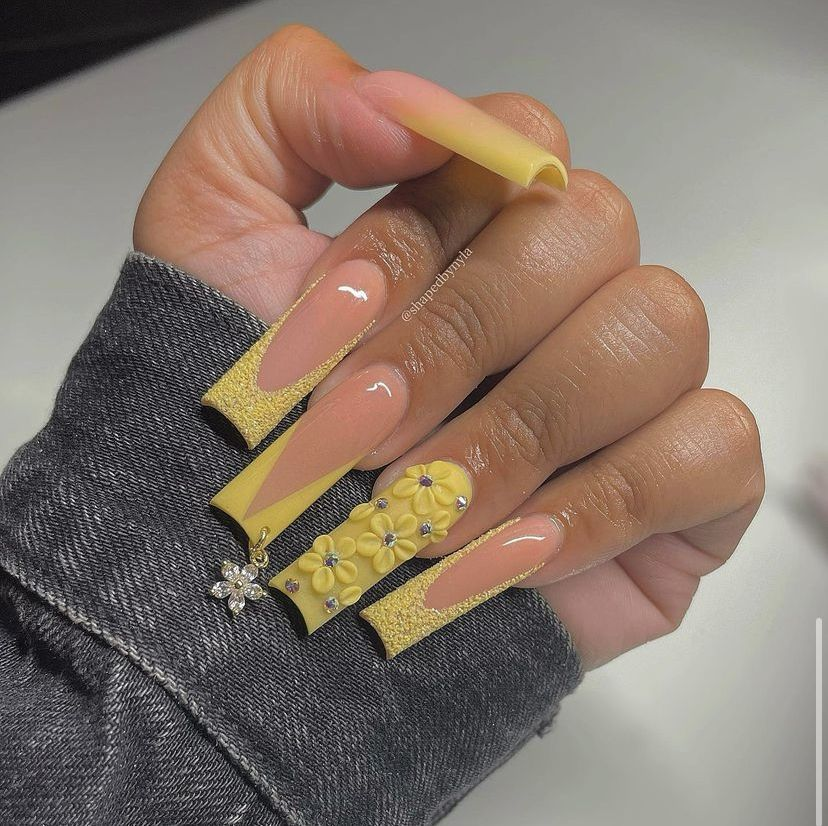
#> input picture Code/images/Nail_art.jpg, 828 x 826 px
$ python WatermarkInsertion.py
#> lines starting #> are read from the running program, lines starting #| are printed output that depends on the picture; long printed decimals are rounded
import cv2
import matplotlib.pyplot as plt
from scipy import fftpack as f
import numpy as np


class WatermarkInsertion:
    def __init__(self, path, block_size=8):
#> called with path = 'images/Nail_art.jpg', block_size = 8
        self.image = cv2.imread(path, cv2.IMREAD_GRAYSCALE)
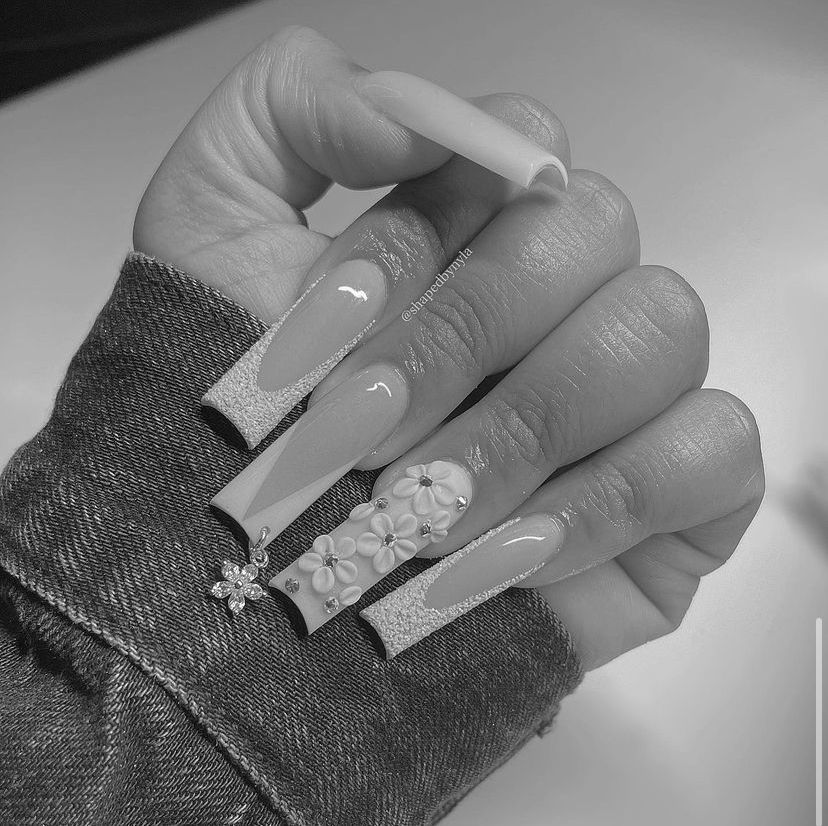
#> self.image: shape (826, 828); min 0, max 255, mean 122.9
        self.width, self.height = self.image.shape
#> self.width = 826; self.height = 828
        self.bs = block_size

    # from lab 6
    def dct_2d(self, image):
        return f.dct(f.dct(image.T, norm='ortho').T, norm='ortho')

    # from lab 6
    def idct_2d(self, image):
        return f.idct(f.idct(image.T, norm='ortho').T, norm='ortho')

    def blockwise_dct(self, image, name):
#> called with name = 'Original DCT'
        blocks = np.zeros(self.image.shape)

        # create blocks
        # this is done by dividing the image into blocks of size block_size
        for i in np.r_[:self.width:self.bs]:
            for j in np.r_[:self.width:self.bs]:
                blocks[i:i+self.bs, j:j+self.bs] = self.dct_2d(image[i:i+self.bs, j:j+self.bs])
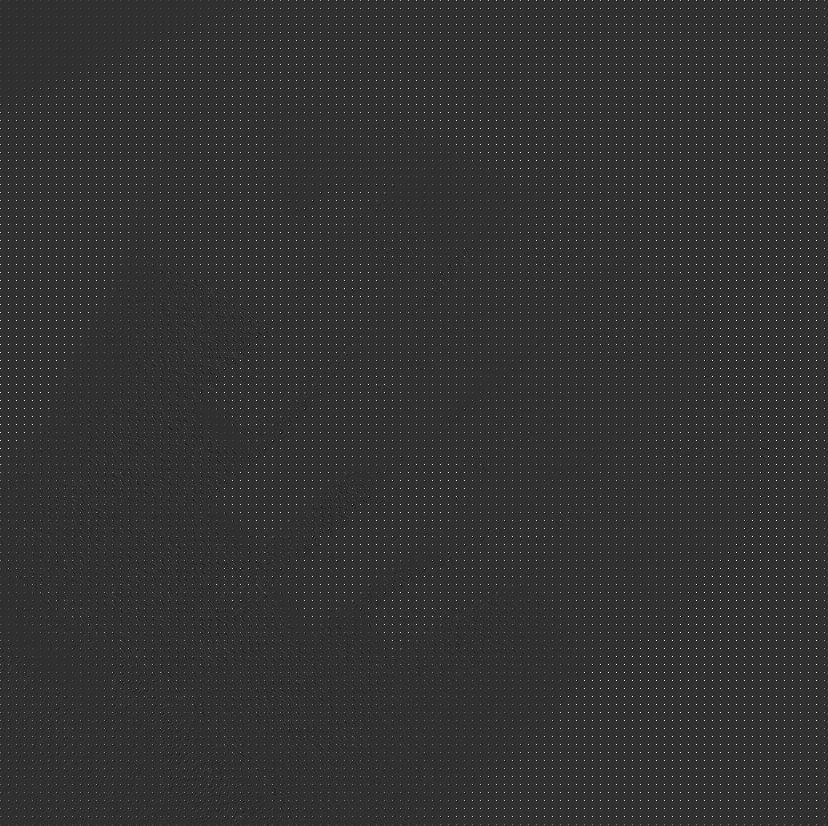
#> blocks: shape (826, 828) float64; min -395.7, max 1694, mean 15.4; drawn with min black and max white

        # display the image DCT
        plt.figure(name)
        plt.subplot(1, 2, 1)
        plt.imshow(blocks, vmax=np.max(blocks)*0.01, vmin=0)
        title = [self.bs, 'x', self.bs, ' DCT of the image']
        plt.title(''.join(map(str, title)))

        # display a DCT block
        pos = np.random.randint(0, blocks.shape[0] - self.bs)
#> pos = 684
        plt.subplot(1, 2, 2)
        plt.imshow(blocks[pos:pos+self.bs, pos:pos+self.bs], vmax=np.max(blocks)*0.01, vmin=0)
        title2 = [self.bs, 'x', self.bs, ' DCT of a block']
        plt.title(''.join(map(str, title2)))

        return blocks

    def blockwise_idct(self, dct, name):
        image = np.zeros(dct.shape)

        # perform the same blockwise transformation as in blockwise_dct except invert the process
        # this will give us the original image if the threshold is at an appropriate value
        for i in np.r_[:self.width: self.bs]:
            for j in np.r_[:self.height: self.bs]:
                image[i:(i + self.bs), j:(j + self.bs)] = self.idct_2d(dct[i:(i + self.bs), j:(j + self.bs)])

        if name == 'DCT after thresholding':
            # display the image IDCT and original image
            plt.figure(name)
            plt.subplot(1, 2, 1)
            plt.imshow(self.image, cmap='gray')
            plt.title('Original image')

            plt.subplot(1, 2, 2)
            plt.imshow(image, cmap='gray')
            title = [self.bs, 'x', self.bs, ' IDCT of the image']
            plt.title(''.join(map(str, title)))

        else:
            # display the image IDCT
            plt.figure(name)
            plt.imshow(image, cmap='gray')
            plt.title('Watermarked image')

        return image

    def threshold(self, dct, thresh):
#> called with thresh = 0.01
        dct_thresh = dct * (abs(dct) > (thresh*np.max(dct)))

        plt.figure(2)
        plt.imshow(dct_thresh, vmax=np.max(dct)*0.01, vmin=0)
        title = ["Threshold  of ", thresh, " applied to the DCT"]
        plt.title(''.join(map(str, title)))

        return dct_thresh, 64 - np.floor(thresh*64)

    def watermark(self, dct, var=5, mean=0, alpha=0.02):
        random_numbers = np.random.normal(mean, var, size=(8, 8))

        watermarked_img = dct
        # check if the block is = 0, if it is then add a random number to the block
        for i in np.r_[:self.width: self.bs]:
            for j in np.r_[:self.height: self.bs]:
                # If the sum of the block is not 0 then add a random number to the block
                block = watermarked_img[i:(i + self.bs), j:(j + self.bs)]
                if np.abs(np.sum(block)) != 0:
                    # accessing each element of the block
                    for k in range(block.shape[0]):
                        for l in range(block.shape[1]):
                            watermarked_img[i+k, j+l] = block[k, l] + (1 + alpha*random_numbers[k, l])

        print(np.mean(watermarked_img)) #16.673039316413192

        return watermarked_img

    def difference_img(self, img1, img2):
        # the width and height of the two images have to be the same for this to work
        if img1.shape != img2.shape:
            print("The images have different dimensions")

            return None

        width, height = img1.shape
        diff_img = np.zeros(img1.shape)
        # calculate the difference between each pixel of the two images
        for i in range(width):
            for j in range(height):
                diff_img[i, j] = img1[i, j] - img2[i, j]

        return diff_img

    def compare_all(self, og_img, watermarked_img, diff_img):
        # compare the original image with the watermarked image
        plt.figure('Difference between original and watermarked image')
        plt.subplot(1, 3, 1)
        plt.imshow(og_img, cmap='gray')
        plt.title('Original image')
        plt.axis('off')

        plt.subplot(1, 3, 2)
        plt.imshow(watermarked_img, cmap='gray')
        plt.title('Watermarked image')
        plt.axis('off')

        plt.subplot(1, 3, 3)
        plt.imshow(diff_img, cmap='gray')
        plt.title('Difference')
        plt.axis('off')

    def img_histogram(self, image1, image2):
        plt.figure('Histograms')
        plt.subplot(1, 3, 1)
        hist1 = image1.flatten()
        hist2 = image2.flatten()
        plt.ylim(0, 10000)
        plt.hist(hist1, bins=255)

        plt.subplot(1, 3, 2)
        plt.ylim(0, 10000)
        plt.hist(hist2, bins=255)

        plt.subplot(1, 3, 3)
        hist3 = hist1 - hist2
        plt.hist(hist3, bins=255)


nails = WatermarkInsertion('images/Nail_art.jpg')

dct = nails.blockwise_dct(nails.image, 'Original DCT')
dct_thresh, threshold = nails.threshold(dct, 0.01)
#> threshold = 64
idct = nails.blockwise_idct(dct_thresh, 'DCT after thresholding')
watermark = nails.watermark(dct_thresh, threshold)
#| 16.619

plt.figure('Watermark')
plt.imshow(watermark, cmap='gray')
idct_watermark = nails.blockwise_idct(watermark, 'Watermarked IDCT')

diff_img = nails.difference_img(idct, idct_watermark)
#> after the loop in difference_img, `for i in range(width):`:
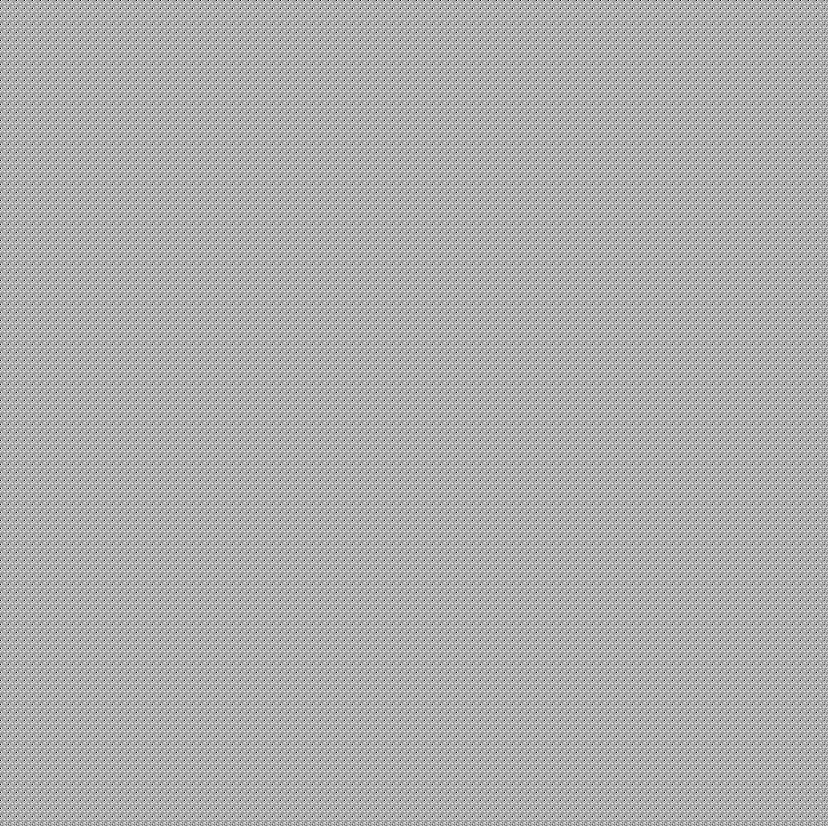
#> diff_img: shape (826, 828) float64; min -8.09, max 3.4, mean -0.306; drawn with min black and max white
nails.compare_all(nails.image, idct_watermark, diff_img)
nails.img_histogram(nails.image, idct_watermark)
plt.show()
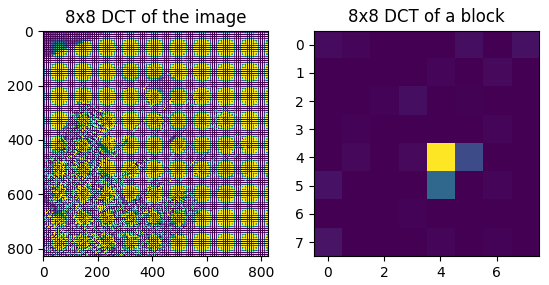
#> figure drawn by matplotlib, 2 panels
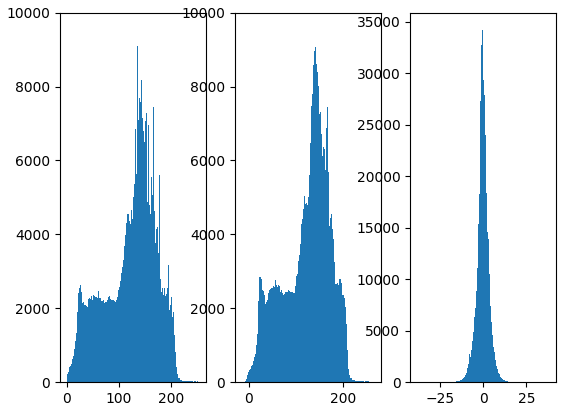
#> figure drawn by matplotlib, 3 panels; panel 1: tallest bar 11530 high, from x = 139 to 140; panel 2: tallest bar 9671 high, from x = 139.2 to 140.3; panel 3: tallest bar 34173 high, from x = -0.59 to -0.289
